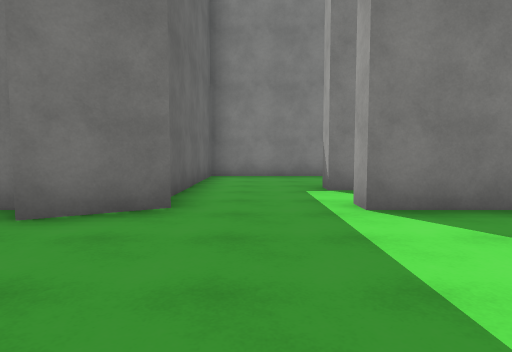
view 1 (above)

24 first-person views from a walk through a 3-D level made in the Unity game engine. The camera is 1.3 m above the floor, tilts 4° down and sees 75° across. The floor is counted in squares, 2 m on a side. Each view is taken from the middle of a square. On the plan, view 1 faces up. The plan holds only what a view shows up to about 10 squares ahead; the rest is blank. The player is left out. Surface patterns are stand-ins for the level's own textures.

view 2
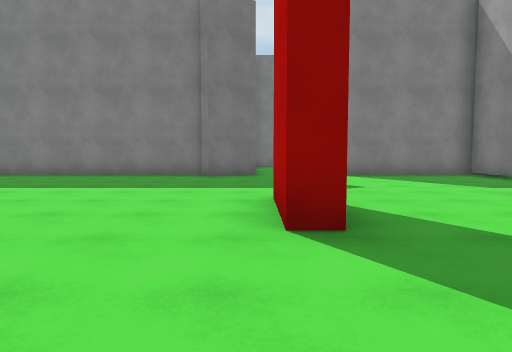

view 3
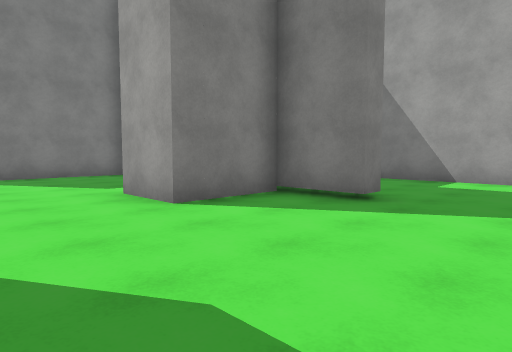

view 4
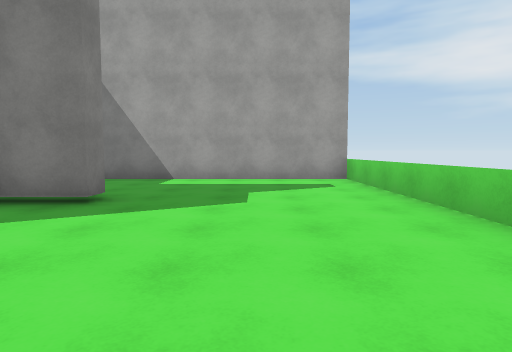

view 5
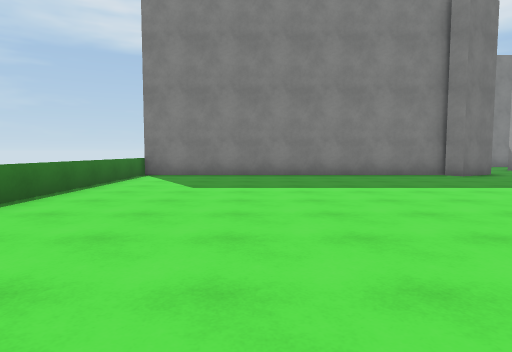

view 6
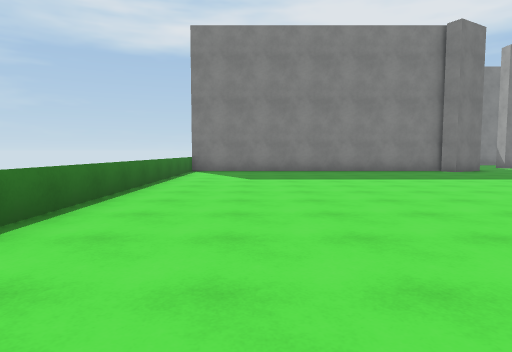

view 7
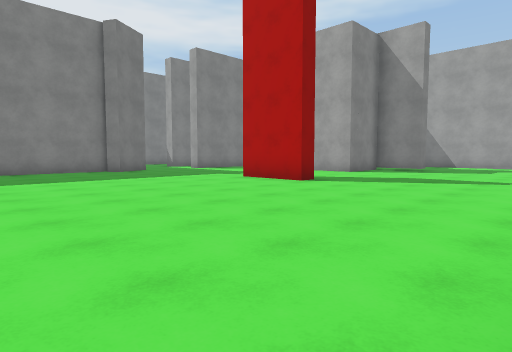

view 8
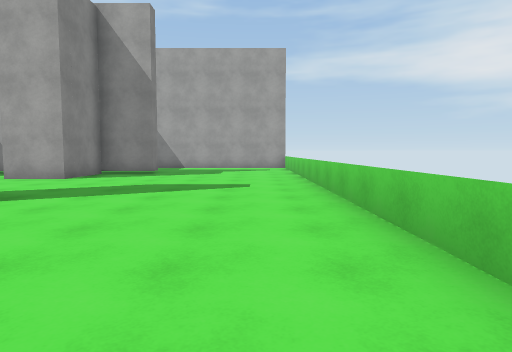

view 9
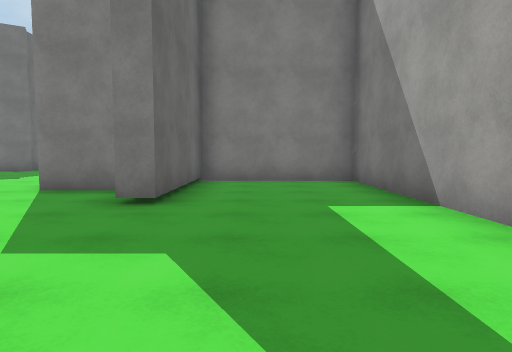

view 10
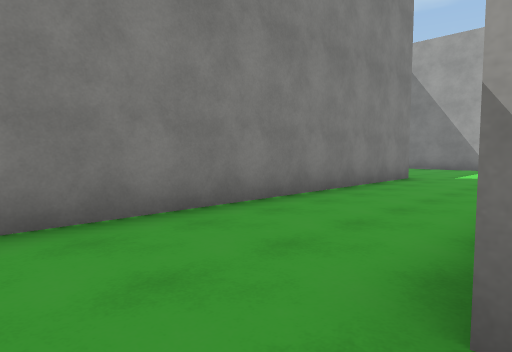

view 11
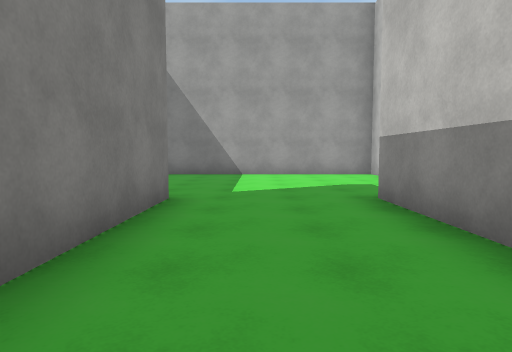

view 12
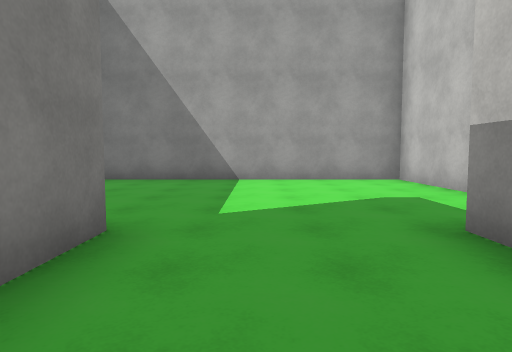

view 13
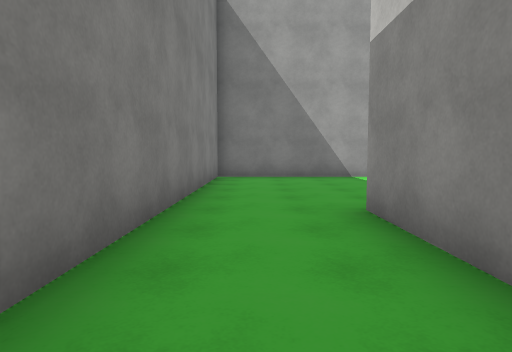

view 14
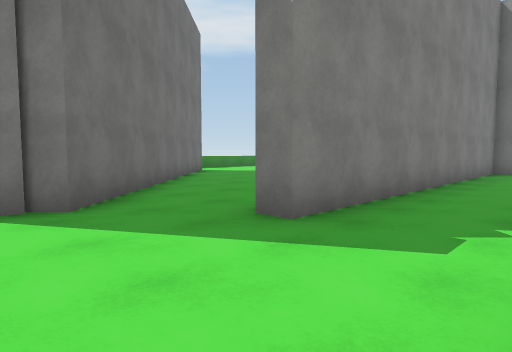

view 15
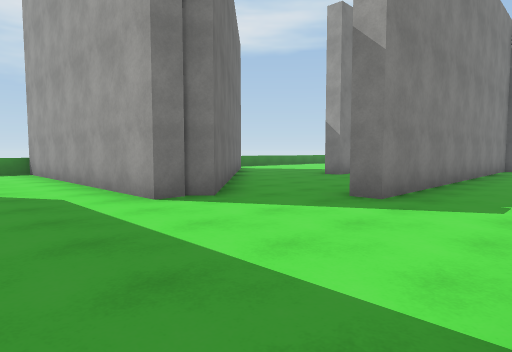

view 16
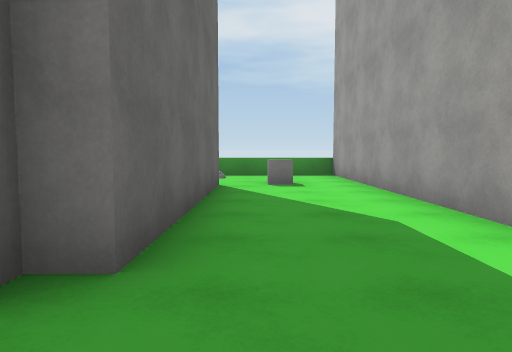

view 17
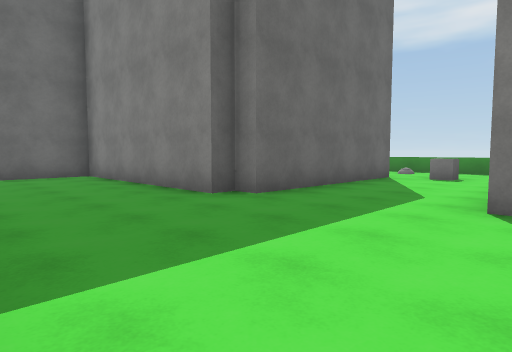

view 18
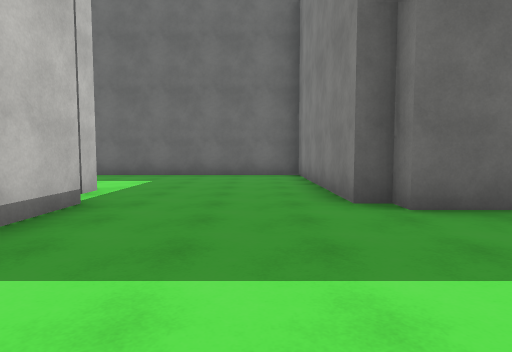

view 19
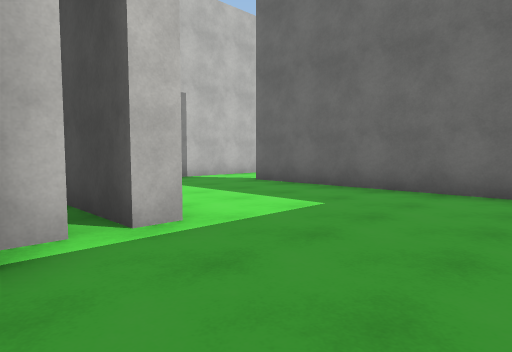

view 20
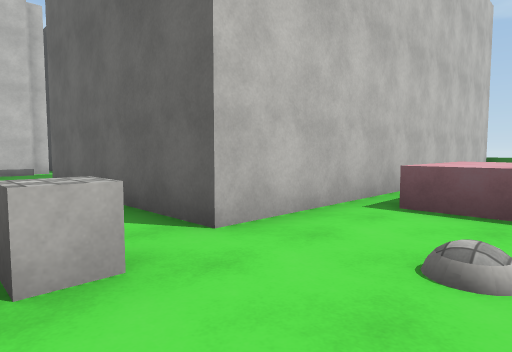

view 21
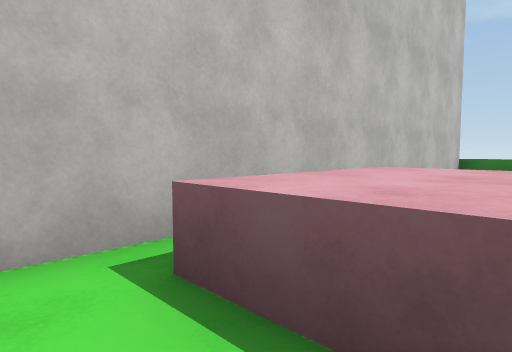

view 22
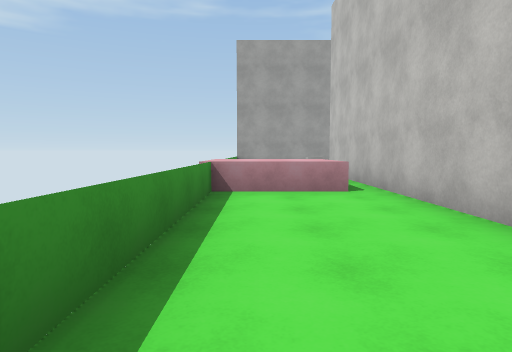

view 23
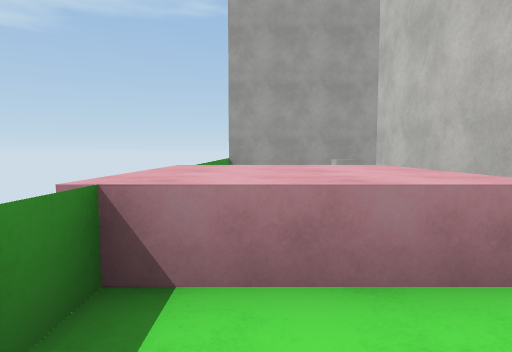

view 24
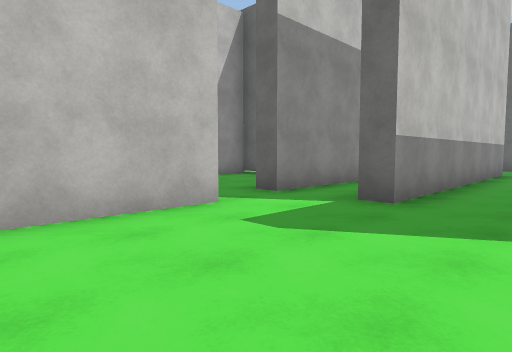

### Floor plan
Ten units are one square. View 1 is at (0, 0); x grows to the right and y downward. Boxes are objects, and circles mark ways between rooms. Rooms are numbered by the first view taken in them; rooms with no view inside come last. Other rooms are left out.
<svg viewBox="-117 -225 262 313">
<path fill="none" stroke="#000" d="M-1 33 -7 33 -7 12M-25 -37 -112 -37M-10 -39 -16 -36M52 -21 52 -37 13 -37 13 -42M93 83 93 3 57 3 57 38 52 38 52 23 33 23 33 8M-35 83 93 83M-112 -37 -112 51M88 -92 -12 -92M65 -97 88 -97M101 -45 140 -45 140 -120 45 -120M59 -43 87 -43M18 -57 13 -57 13 -62 87 -62 87 -58M-12 -93 -12 -48M40 -149 31 -140 29 -142 23 -142 23 -217M45 -120 45 -126M-14 -97 1 -97M-19 -93 -12 -93M-29 -93 -23 -93M-112 -188 -7 -188 -7 -138 -12 -138 -12 -133 -68 -133 -68 -63M-29 -210 -29 -194M-54 -194 -54 -220M23 -217 -24 -217M-54 -217 -101 -217M-112 -199 -112 -188M76 -185 40 -149"/>
<rect x="5" y="-195" width="10" height="10" fill="#bbb"><title>other object</title></rect>
<circle cx="5" cy="-40" r="3" fill="#2a7"/>
<circle cx="45" cy="-105" r="3" fill="#2a7"/>
<circle cx="40" cy="-135" r="3" fill="#2a7"/>
<text x="-20" y="30">1</text>
<text x="80" y="-80">2</text>
<text x="0" y="-150">3</text>
<text x="70" y="-150">4</text>
</svg>
Room 1 opens to room 2. Room 2 opens to room 3. Room 3 opens to room 4.

Where each view was taken, in squares from view 1:
view 1: 0 up, 0 right, facing up
view 2: 6 down, 1 left, facing up
view 3: 6 down, 1 right, facing up-right
view 4: 6 down, 1 right, facing right
view 5: 6 down, 8 left, facing up
view 6: 8 down, 9 left, facing up
view 7: 8 down, 7 left, facing up-right
view 8: 7 down, 5 left, facing right
view 9: 8 down, 7 right, facing up
view 10: 6 up, 0 right, facing up-right
view 11: 8 up, 4 right, facing right
view 12: 8 up, 6 right, facing right
view 13: 11 up, 5 right, facing right
view 14: 10 up, 2 right, facing up-right
view 15: 10 up, 0 right, facing up-right
view 16: 12 up, 0 right, facing up
view 17: 10 up, 3 right, facing up-left
view 18: 12 up, 3 right, facing left
view 19: 12 up, 1 left, facing down-left
view 20: 21 up, 1 right, facing down-left
view 21: 21 up, 2 left, facing down-left
view 22: 21 up, 11 left, facing right
view 23: 21 up, 7 left, facing right
view 24: 8 up, 13 right, facing down-left
